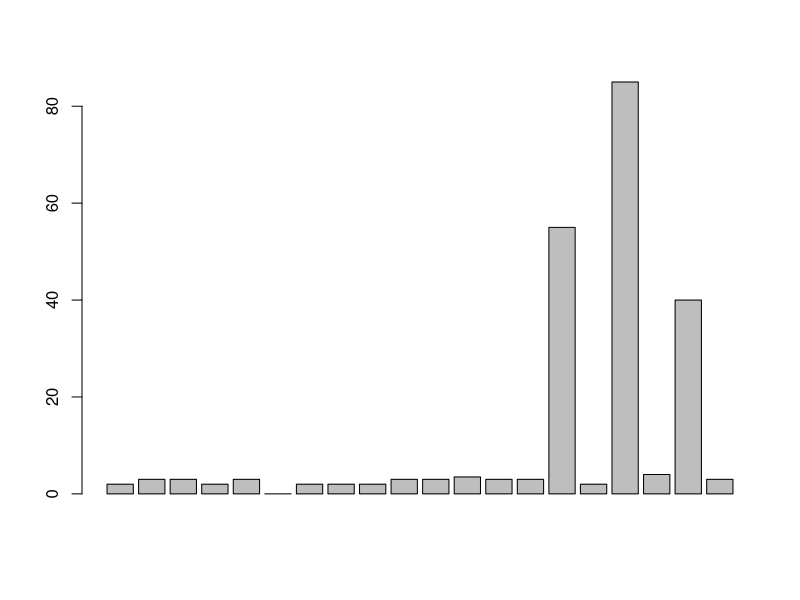
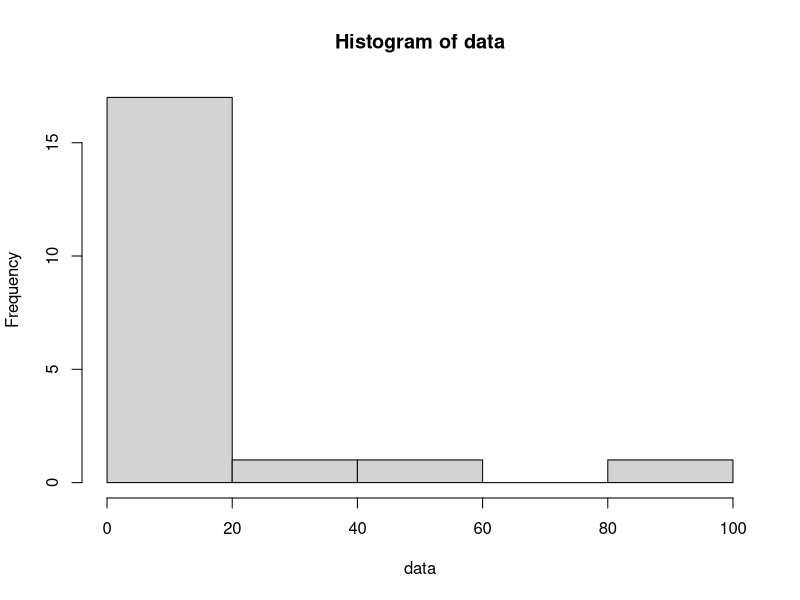
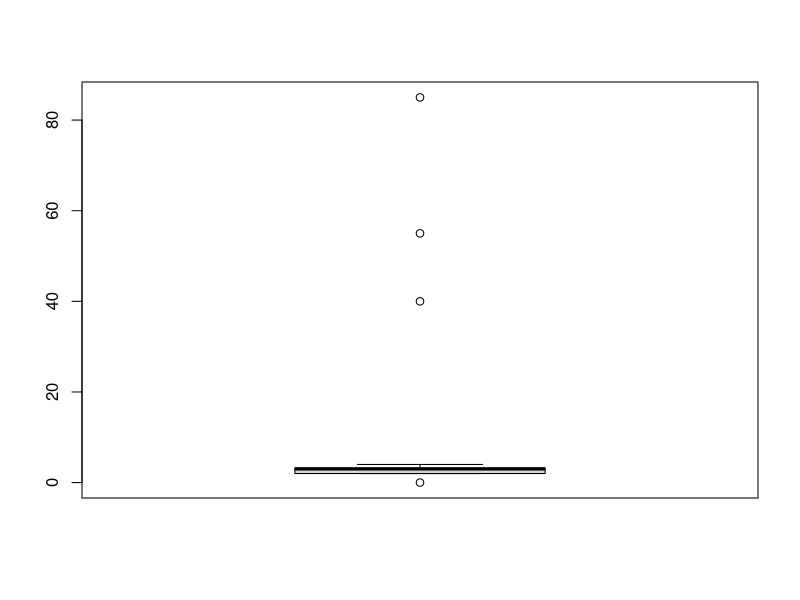

Generate these figures, in order, with R:
#------------------- Homework -----------------
#
# Homework from the problem set, exercise #5
# June 2019, Lisa Gotzian


data <- c(2.0, 3.0, 3.0, 2.0, 3.0, 0.0, 2.0, 2.0, 2.0, 3.0, 3.0,
          3.5, 3.0, 3.0, 55.0, 2.0, 85.0, 4.0, 40.0, 3.0)
summary(data)
var(data)
sd(data)

# Visualizations of the data
barplot(data) 
hist(data)
boxplot(data)

# barplot and histogram look so different because the barplot plots each value
# as a bar: first 2.0, then 3.0 etc.
# The histogram plots how many times a value is in the data